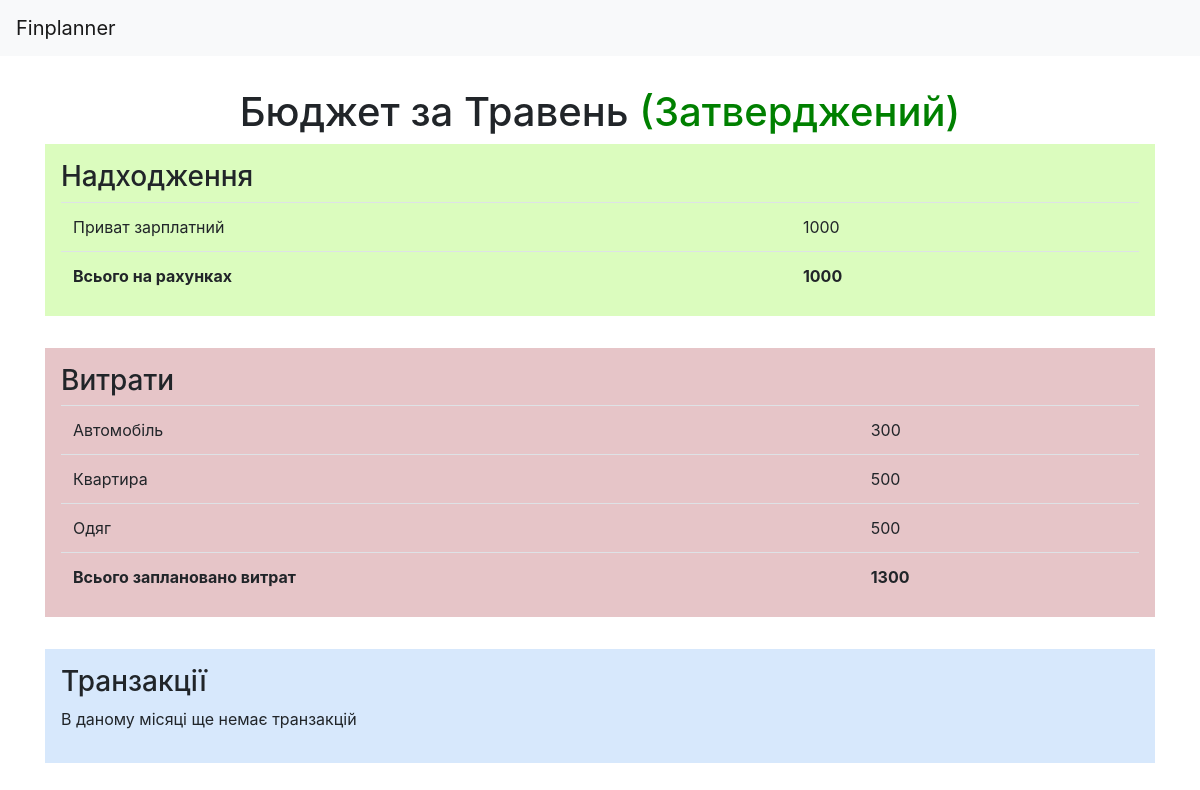
The app's page /month/8/ with its own data.
### finance/models/month.py (models this page shows, shortened)
class Month(models.Model):
    class Meta:
        verbose_name = "month"
        verbose_name_plural = "months"
    name = models.CharField(
        max_length=50,
        blank=False,
        null=False,
        verbose_name="Month Name"
    )
    balance = models.IntegerField(
        blank=False,
        null=False,
        default=0,
        verbose_name="Money Amount"
    )
    expenses_plan = models.IntegerField(
        blank=False,
        null=False,
        default=0,
        verbose_name="Amount of Planned Expenses"
    )
    expenses_done = models.IntegerField(
        blank=False,
        null=False,
        default=0,
        verbose_name="Amount of Done Expenses"
    )
    approved = models.NullBooleanField(
        blank=True,
        null=True,
        verbose_name="State of Affirmation")

### finance/models/score.py (models this page shows, shortened)
class ScorePrototype(models.Model):
    class Meta:
        abstract=True
    month = models.ForeignKey(
        'Month',
        on_delete=models.CASCADE,
        blank=False,
        null=False,
        verbose_name="Month"
    )
    amount = models.IntegerField(
        blank=False,
        null=False,
        verbose_name="Money Amount"
    )

class Score(ScorePrototype):
    class Meta:
        verbose_name = "Belance"
        verbose_name_plural = "Belances"
    account = models.ForeignKey(
        'Account',
        on_delete=models.CASCADE,
        blank=False,
        null=False,
        verbose_name="Bank Account"
    )

class PlannedExpense(ScorePrototype):
    class Meta:
        verbose_name = "Planned Expense"
        verbose_name_plural = "Planned Expenses"
    title = models.CharField(
        max_length=256,
        blank=False,
        null=False,
        verbose_name="Title"
    )

### finance/models/account.py (models this page shows, shortened)
class Account(models.Model):
    TYPE_OF_ACCOUNT = (
        ('cash', u"Готівка"),
        ('bank', u"Банк"),
    )
    class Meta:
        verbose_name = "Bank Account",
        verbose_name_plural = "Bank Accounts"
    name = models.CharField(
        max_length=100,
        blank=False,
        null=False,
        verbose_name="Account Name"
    )
    money = models.IntegerField(
        blank=True,
        null=True,
        verbose_name="Amount of Money"
    )
    blocked = models.IntegerField(
        blank=True,
        null=True,
        verbose_name="Blocked Money"
    )
    kind = models.CharField(
        max_length=100,
        blank=False,
        null=False,
        choices=TYPE_OF_ACCOUNT,
        verbose_name="Type of Account"
    )

### finance/views/months.py (the view)
# urls.py: url(r'^month/(?P<mid>[0-9]+)/$', views.show_month, name="show_month"),
def show_month(request, mid):
    month = Month.objects.get(pk=mid)
    scores = Score.objects.filter(month=month)
    expenses = PlannedExpense.objects.filter(month=month)
    form = AddScore()
    form_planned_expense = AddExpense()
    if request.method == "POST":
        month.approved = True
        month.save()
        messages.success(request, u"Бюджет на %s затверджено!" % month.name)
    return render(request, 'finance/month.html',
        {'month': month, 'scores': scores, 'form': form,
         'form_planned_expense': form_planned_expense, 'planned_expenses': expenses})

### finance/templates/finance/month.html (shortened to what this page needs)
{% extends "finance/base.html" %}
{% block header %}
<div class="row">
    <div class="col-12 text-center mt-3" id="page-header">
        <h1>Бюджет за {{ month.name }} {% if month.approved %}<span id="approved">(Затверджений)</span>{% endif %}</h1>
    </div>
</div>
{% endblock %}
{% block content %}
<div class="row">
    <div class="col-12">
        <div id="balance">
            <h3>Надходження</h3>
            {% if scores %}
            <table class="table">
                <tbody>
                    {% for score in scores %}
                    <tr>
                        <td>{{ score.account.name }}</td>
                        <td>{{ score.amount }}</td>
                        <td>
                        </td>
                    {% endfor %}
                    <tr>
                        <th>Всього на рахунках</th>
                        <th>{{ month.balance }}</th>
                        <td>
                        </td>
                    </tr>
                </tbody>
            </table>
            {% else %}
            Баланс порожній <a class="btn btn-outline-success btn-sm" data-toggle="collapse"
                            href="#collapseAddScore" role="button" aria-expanded="false" aria-controls="collapseAddScore">Додати</a>
            {% endif %}
        </div>
    </div>
</div>
<div class="row">
    <div class="col-12">
        <div id="expenses">
            <h3>Витрати</h3>
            {% if planned_expenses %}
                <table class="table">
                    <tdody>
                        {% for planned_expense in planned_expenses %}
                            <tr>
                                <td>{{ planned_expense.title }}</td>
                                <td>{{ planned_expense.amount }}</td>
                                <td>
                                </td>
                            </tr>
                        {% endfor %}
                        <tr>
                            <th>Всього заплановано витрат</th>
                            <th>{{ month.expenses_plan }}</th>
                            <td>
                            </td>
                        </tr>
                    </tdody>
                </table>
            {% else %}
                Витрати ще не заплановані
                <a class="btn btn-outline-success btn-sm" data-toggle="collapse"
                    href="#collapseAddExpense" role="button" aria-expanded="false" aria-controls="collapseAddExpense">Додати</a>
            {% endif %}
        </div>
    </div>
</div>
{% if month.approved %}
<div class="row">
    <div class="col-12">
        <div id="transactions">
            <h3>Транзакції</h3>
            <p>В даному місяці ще немає транзакцій</p>
        </div>
    </div>
</div>
{% else %}
<form action="" method="POST" class="float-right mt-3">
{% csrf_token %}
<button type="submit" class="btn btn-primary btn-lg">Затвердити</button>
</form>
{% endif %}
{% endblock %}

### finance/static/finance/main.css (style rules this page uses)
#balance { background-color: #dbfcbe; padding: 1em; }
.table { margin-bottom: 0; }
#expenses { background-color: #e6c5c8; padding: 1em; margin-top: 2em; }
#transactions { background-color: #d7e8fc; padding: 1em; margin-top: 2em; }
#approved { color: green; }

### records on screen
Month: name "Травень", balance "1000", expenses_plan "1300"
Score: account.name "Приват зарплатний", amount "1000"
PlannedExpense: title "Автомобіль", amount "300"
PlannedExpense: title "Квартира", amount "500"
PlannedExpense: title "Одяг", amount "500"
